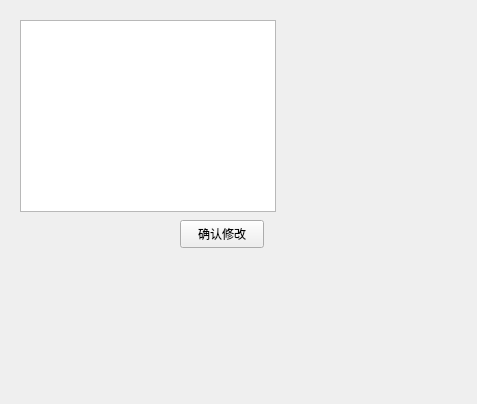
<?xml version="1.0" encoding="UTF-8"?>
<ui version="4.0">
 <class>ParamWidget</class>
 <widget class="QWidget" name="ParamWidget">
  <property name="geometry">
   <rect>
    <x>0</x>
    <y>0</y>
    <width>477</width>
    <height>404</height>
   </rect>
  </property>
  <property name="windowTitle">
   <string>Form</string>
  </property>
  <widget class="QTableWidget" name="tableWidget">
   <property name="geometry">
    <rect>
     <x>20</x>
     <y>20</y>
     <width>256</width>
     <height>192</height>
    </rect>
   </property>
  </widget>
  <widget class="QPushButton" name="pushButton">
   <property name="geometry">
    <rect>
     <x>180</x>
     <y>220</y>
     <width>84</width>
     <height>28</height>
    </rect>
   </property>
   <property name="text">
    <string>确认修改</string>
   </property>
  </widget>
 </widget>
 <resources/>
 <connections/>
</ui>
